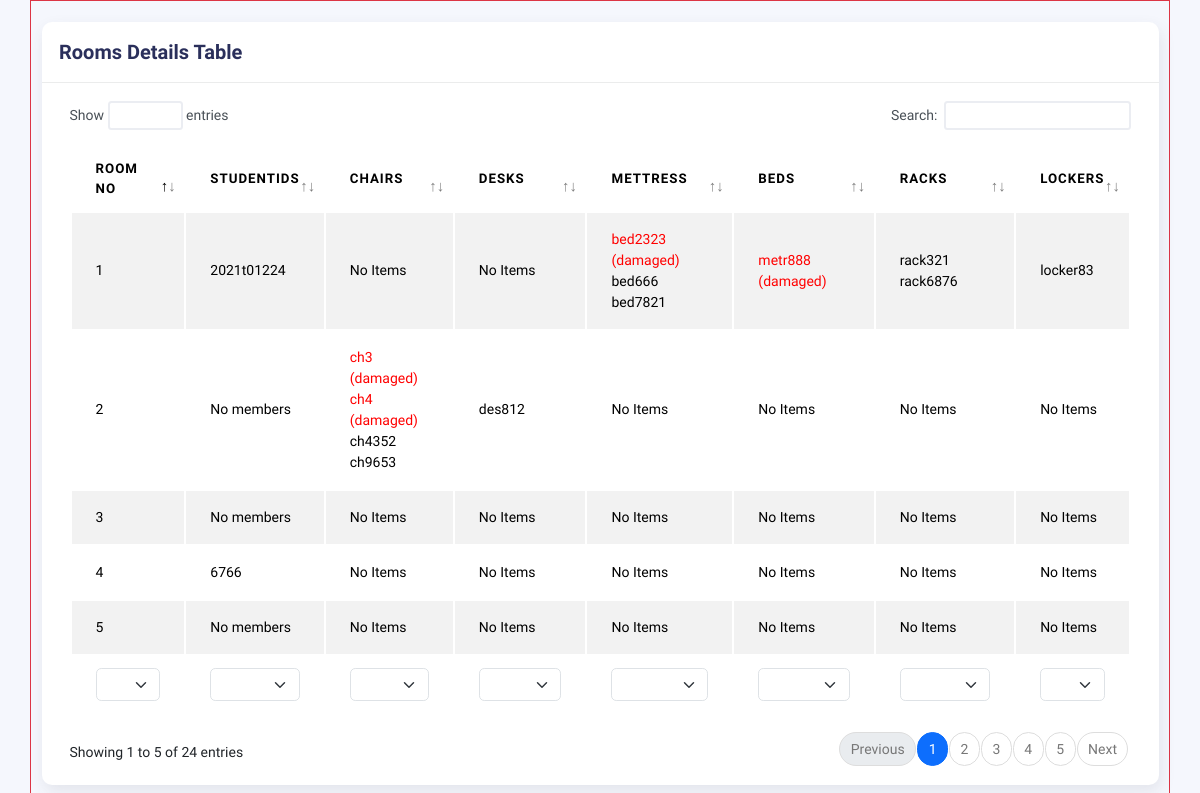
The app's page /admin/viewRoomDetails.php with its own data.
### tables this page shows
CREATE TABLE `room` (
  `roomNo` int(11) NOT NULL
);

### admin/viewRoomDetails.php (the view, shortened to what this page needs)
<?php     include('../includes/config.php'); ?>
<!DOCTYPE html>
<html lang="en">
<head>
    <?php include '../libraries/styles.php' ?>
</head>
<body>
<div class="container border border-danger" style="height:100vh; width:100vw;" >
        <div class="row mt-4">
        <div class="col-md-12">
                <div class="card">
                  <div class="card-header">
                    <h4 class="card-title">Rooms Details Table</h4>
                  </div>
                  <div class="card-body">
                    <div class="table-responsive">
                      <table
                        id="multi-filter-select"
                        class="display table table-striped table-hover"
                      >
                        <thead>
                          <tr>
                            <th>Room No</th>
                            <th>StudentIDs</th>
                            <th>Chairs</th>
                            <th>Desks</th>
                            <th>Mettress</th>
                            <th>Beds</th>
                            <th>Racks</th>
                            <th>Lockers</th>
                          </tr>
                        </thead>
                        <tfoot>
                          <tr>
                            <th>Room No</th>
                            <th>StudentIDs</th>
                            <th>Chairs</th>
                            <th>Desks</th>
                            <th>Mettress</th>
                            <th>Beds</th>
                            <th>Racks</th>
                            <th>Lockers</th>
                          </tr>
                        </tfoot>
                        <tbody>
                          <?php
                            $sql="SELECT room.roomNo AS room_no, GROUP_CONCAT(DISTINCT student.studentID ORDER BY student.studentID SEPARATOR ', ') AS student_ids, GROUP_CONCAT(DISTINCT CONCAT(chair.chairID, IF(chair.demageState = 'damaged', ' (damaged)', '')) SEPARATOR ', ') AS chairs, GROUP_CONCAT(DISTINCT CONCAT(desk.deskID, IF(desk.demageState = 'damaged', ' (damaged)', '')) SEPARATOR ', ') AS desks, GROUP_CONCAT(DISTINCT CONCAT(bed.bedID, IF(bed.demageState = 'damaged', ' (damaged)', '')) SEPARATOR ', ') AS beds, GROUP_CONCAT(DISTINCT CONCAT(mettress.mettressID, IF(mettress.demageState = 'damaged', ' (damaged)', '')) SEPARATOR ', ') AS mattresses, GROUP_CONCAT(DISTINCT CONCAT(rack.rackID, IF(rack.demageState = 'damaged', ' (damaged)', '')) SEPARATOR ', ') AS racks, GROUP_CONCAT(DISTINCT CONCAT(locker.lockerID, IF(locker.demageState = 'damaged', ' (damaged)', '')) SEPARATOR ', ') AS lockers FROM room LEFT JOIN student ON room.roomNo = student.stRoomNo LEFT JOIN chair ON room.roomNo = chair.roomNo LEFT JOIN desk ON room.roomNo = desk.roomNo LEFT JOIN bed ON room.roomNo = bed.roomNo LEFT JOIN mettress ON room.roomNo = mettress.roomNo LEFT JOIN rack ON room.roomNo = rack.roomNo LEFT JOIN locker ON room.roomNo = locker.roomNo GROUP BY room.roomNo; ";
                                if ($result = $conn->query($sql)) {
                                while ($row = $result->fetch_assoc()) {
                                    echo "<tr>";
                                    echo "<td>{$row['room_no']}</td>";
                                    echo "<td>";
                                    if(!empty($row['student_ids'])){
                                      $stu_ids = explode(', ', $row['student_ids']);
                                      foreach ($stu_ids as $stu_id) {
                                        echo "{$stu_id}  <br>";
                                      }
                                    }else{
                                      echo "No members";
                                    }
                                    echo "</td>";
                                    foreach (['chairs', 'desks', 'beds', 'mattresses', 'racks', 'lockers'] as $item) {
                                      $itemsArray = explode(', ', $row[$item]);
                                      echo "<td>";
                                      foreach ($itemsArray as $singleItem) {
                                        if(!empty($singleItem)){
                                            $style = strpos($singleItem, '(damaged)') !== false ? 'color:red;' : '';
                                            echo "<span style='{$style}'>{$singleItem}</span><br>";
                                          }else{
                                            echo 'No Items';
                                          }
                                        }
                                      echo "</td>";
                                    }
                                    echo"</tr>";
                                }
                            }
                          ?>
                        </tbody>
                      </table>
                    </div>
                  </div>
                </div>
              </div>
        </div>
    </div>
</body>
</html>

### records on screen
room: roomNo "1", stu_id "2021t01224", singleItem "bed2323 (damaged)", singleItem "bed666", singleItem "bed7821", singleItem "metr888 (damaged)", singleItem "rack321", singleItem "rack6876", singleItem "locker83"
room: roomNo "2", shows "No members", singleItem "ch3 (damaged)", singleItem "ch4 (damaged)", singleItem "ch4352", singleItem "ch9653", singleItem "des812"
room: roomNo "3", shows "No members"
room: roomNo "4", stu_id "6766"
room: roomNo "5", shows "No members"
